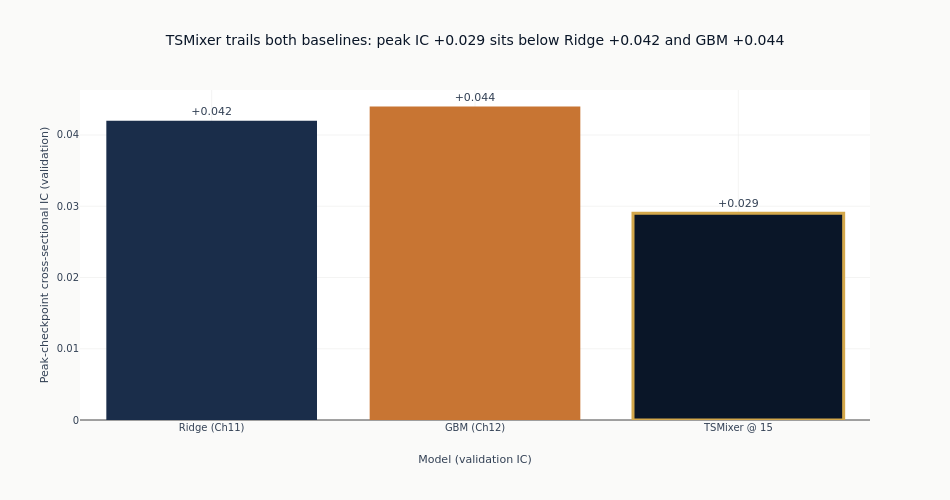

Source (notebook cell):
### Markdown cell above
### TSMixer against the baselines

The bar chart places the peak TSMixer IC next to the Ridge (Ch11) and GBM
(Ch12) leaders on the same label and validation split. TSMixer sits below both:
on this cross-section the channel-mixing architecture does not add
cross-sectional IC over a heavily regularized linear model or a shallow-tree
GBM.

### Code cell
# IC comparison - TSMixer vs the flat-feature baselines, TSMixer outlined.
_cmp_names = ["Ridge (Ch11)", "GBM (Ch12)", f"TSMixer @ {best_epoch}"]
_cmp_ics = [ridge_ic, gbm_ic, best_ic]
_colors = [COLORS["slate"], COLORS["copper"], COLORS["blue"]]
_line_w = [0, 0, 3]
fig_cmp = go.Figure(
    go.Bar(
        x=_cmp_names,
        y=_cmp_ics,
        marker=dict(color=_colors, line=dict(color=COLORS["amber"], width=_line_w)),
        text=[f"{v:+.3f}" for v in _cmp_ics],
        textposition="outside",
        cliponaxis=False,
        showlegend=False,
    )
)
fig_cmp.update_layout(
    title=(
        f"TSMixer trails both baselines: peak IC {best_ic:+.3f} sits below "
        f"Ridge {ridge_ic:+.3f} and GBM {gbm_ic:+.3f}"
    ),
    height=500,
    width=950,
    margin=dict(t=90),
)
fig_cmp.update_xaxes(title_text="Model (validation IC)")
fig_cmp.update_yaxes(title_text="Peak-checkpoint cross-sectional IC (validation)")
fig_cmp.show()

### Figure 1 — Plotly figure (JSON) as saved in the notebook; plotly's stock layout.template omitted (floating-point values rounded to 4 significant figures)
{"data": [{"cliponaxis": false, "marker": {"color": ["#1a2d4a", "#C87533", "#0a1628"], "line": {"color": "#D4A84B", "width": [0, 0, 3]}}, "showlegend": false, "text": ["+0.042", "+0.044", "+0.029"], "textposition": "outside", "type": "bar", "x": ["Ridge (Ch11)", "GBM (Ch12)", "TSMixer @ 15"], "y": [0.04201, 0.044, 0.02903]}], "layout": {"height": 500, "margin": {"t": 90}, "title": {"text": "TSMixer trails both baselines: peak IC +0.029 sits below Ridge +0.042 and GBM +0.044"}, "width": 950, "xaxis": {"title": {"text": "Model (validation IC)"}}, "yaxis": {"title": {"text": "Peak-checkpoint cross-sectional IC (validation)"}}}}
